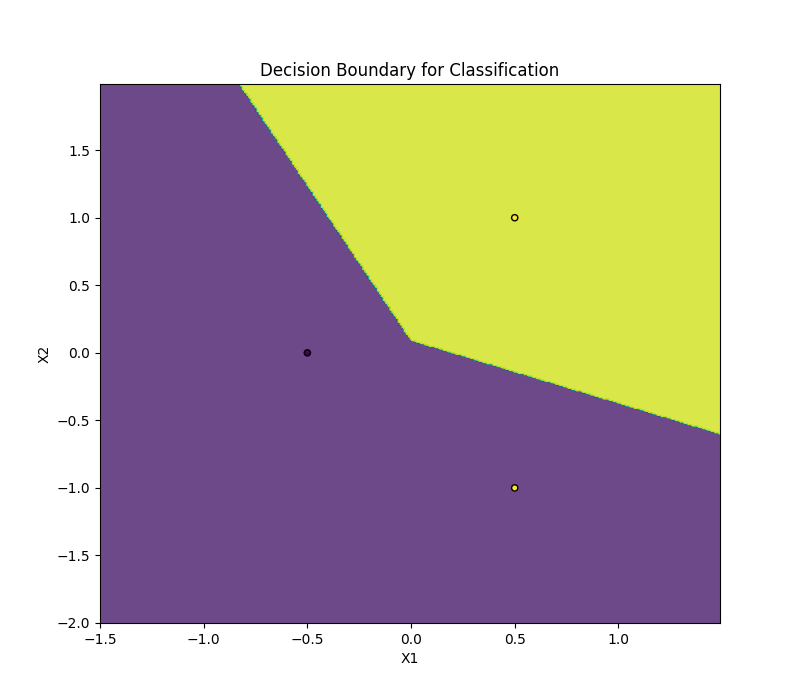

Recreate this plot in Python.
import torch
import torch.nn as nn
import torch.optim as optim
import numpy as np
import matplotlib.pyplot as plt



seeds = [10, 20, 30, 40, 50, 60, 70, 80, 90, 100]

for seed in seeds:
    torch.manual_seed(seed)
    # device = 'cuda:0'
    device = 'cpu'

    # Step 1: Create the Dataset
    # Input data
    X = torch.tensor([[0.5, 1], [0.5, -1], [-0.5, 0]], dtype=torch.float32, device=device)
    # Y = torch.tensor([1, 1, 0], dtype=torch.float32)
    Y = torch.tensor([1, 1, -1], dtype=torch.float32, device=device)

    hidden_dim = 2


    # Step 2: Design the Neural Network for classification
    class SimpleNN(nn.Module):
        def __init__(self):
            super(SimpleNN, self).__init__()
            self.layer1 = nn.Linear(2, hidden_dim, bias=False)
            self.relu = nn.ReLU()
            self.layer2 = nn.Linear(hidden_dim, 1, bias=False)
            # self.sigmoid = nn.Sigmoid()

            # Set weights of layer 2
            with torch.no_grad():
                # Assuming you want the weights to be [1, -1]
                self.layer2.weight[0][0] = 1.0
                self.layer2.weight[0][1] = -1.0

            # Freeze the weights of layer 2
            for param in self.layer2.parameters():
                param.requires_grad = False

        def forward(self, x):
            x = self.layer1(x)
            x = self.relu(x)
            x = self.layer2(x)
            # x = self.sigmoid(x)
            return x


    def exponential_loss(output, target):
        loss = torch.exp(-target * output.squeeze())
        return torch.mean(loss)


    model = SimpleNN().to(device)

    # Step 3: Training with Cross-Entropy loss
    criterion = nn.BCELoss()
    # optimizer = optim.Adam(model.parameters(), lr=0.01)
    optimizer = torch.optim.SGD(model.parameters(), lr=0.1)

    # Step 4: Plot the Decision Boundary
    def plot_decision_boundary(model, X, Y):
        x_min, x_max = X[:, 0].min() - 1, X[:, 0].max() + 1
        y_min, y_max = X[:, 1].min() - 1, X[:, 1].max() + 1
        h = 0.01

        xx, yy = np.meshgrid(np.arange(x_min, x_max, h), np.arange(y_min, y_max, h))
        Z = model(torch.tensor(np.c_[xx.ravel(), yy.ravel()], dtype=torch.float32))
        Z = Z.detach().numpy()
        Z = (Z > 0.5).astype(int).reshape(xx.shape)

        plt.figure(figsize=(8, 7))
        plt.contourf(xx, yy, Z, alpha=0.8)
        plt.scatter(X[:, 0], X[:, 1], c=Y, edgecolors='k', s=20)
        plt.xlim(xx.min(), xx.max())
        plt.ylim(yy.min(), yy.max())
        plt.title("Decision Boundary for Classification")
        plt.xlabel("X1")
        plt.ylabel("X2")
        plt.savefig(str(seed) + '_toy.png')

    # Training loop
    for epoch in range(100000):
        # Forward pass
        outputs = model(X)
        # loss = criterion(outputs.squeeze(), Y)
        loss = exponential_loss(outputs, Y)

        # Backward pass and optimization
        optimizer.zero_grad()
        loss.backward()
        optimizer.step()

        if epoch % 10000 == 0:
            print(f'Epoch [{epoch}/1000], Loss: {loss.item():.4f}')
            # Uncomment the line below to plot the decision boundary
            plot_decision_boundary(model, X.numpy(), Y.numpy())








    print("Final weights of layer1:")
    print(model.layer1.weight.data)